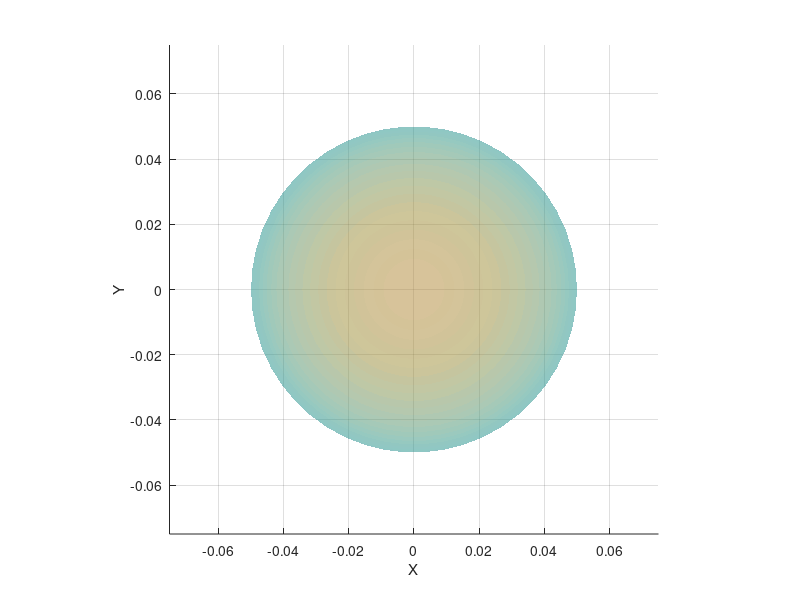

This figure's MATLAB source: (Note: this script raises an error after producing the figure.)
close all
clear
clc

%% Figure 1.3 - Workspace
% Create a sphere
[x, y, z] = sphere(50);  % 50 is the resolution of the sphere

% Scale the sphere to the desired radius and shift its center
radius = 0.05;
x = radius * x;
y = radius * y;
z = radius * z + 0.15;

% Plot the sphere
figure
hold on
grid on
surf(x, y, z, 'FaceAlpha', 0.3, 'EdgeColor', 'none');  % 0.3 makes the sphere 30% opaque

% Set axis properties
axis equal;
xlabel('X');
ylabel('Y');
zlabel('Z');

xlim([-0.075,0.075])
ylim([-0.075 0.075])
zlim([0 0.25])


drawCylinder([0,0.05,0], [1;0;0;0], 0.5e-2, 1e-2)
drawCylinder([0.05,0,0], [1;0;0;0], 0.5e-2, 1e-2)
drawCylinder([0,-0.05,0], [1;0;0;0], 0.5e-2, 1e-2)
drawCylinder([-0.05,0,0], [1;0;0;0], 0.5e-2, 1e-2)